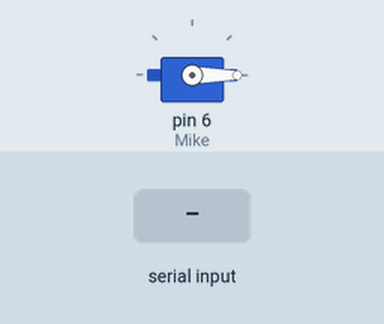
A sketch run on a simulated Arduino Uno, built with avr-gcc and run on an emulated ATmega328P. On the bench: servo. Inputs (shaded band) come from the test bench. What the sketch prints to the serial monitor is not drawn.

Above: at 1.3 s.
1.4 s: byte 30 received over Serial
At 2.5 s:
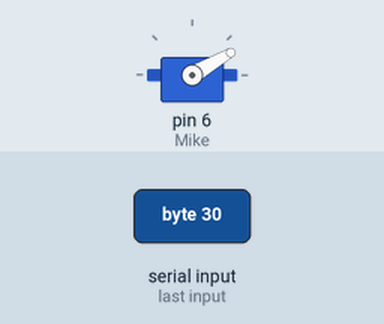
4.2 s: byte 90 received over Serial
At 6.4 s:
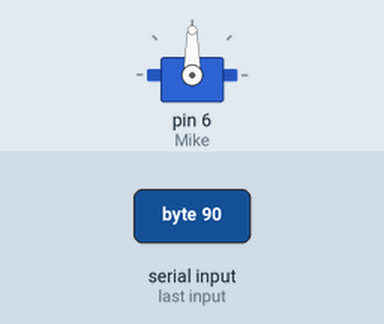
7.2 s: byte 120 received over Serial
At 8.9 s:
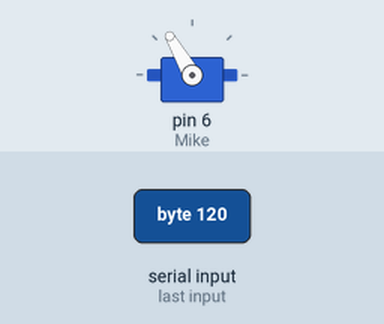
Timing chart, 0 to 10.7 s (numbered marks = the images above; inputs shaded):
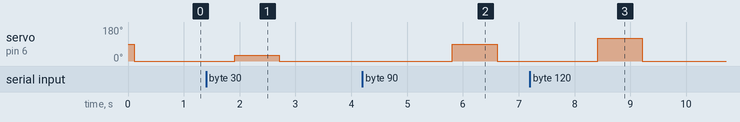

Measured:
- after the input at 1.4 s, servo on pin 6 (Mike): 0° → 30° after 0.51 s, → 0° 0.80 s later
- after the input at 4.2 s, servo on pin 6 (Mike): 0° → 90° after 1.6 s, → 0° 0.80 s later
- after the input at 7.2 s, servo on pin 6 (Mike): 0° → 120° after 1.2 s, → 0° 0.80 s later

The sketch:

Servo_Control.ino
```cpp
#include <Servo.h>
Servo Mike;
long userInput;

void setup() {
  Mike.attach(6);
  Serial.begin(9600);
  Serial.println("Enter number for control option");
  Serial.println("1. Bring servo to 0 degree position.");
  Serial.println("2. Turn servo to 90 degree position.");
  Serial.println("3. Turn servo to 180 degree position.");
  Serial.println("4. Run steps 1 to 3");
  Serial.println();

}

void loop() {
  Mike.write(90);
  //while (Serial.available()) {
  userInput = Serial.read();
  if (userInput <= '180')
  {
    Mike.write(0);
    delay(500);
    Mike.write(userInput);
    delay(800);
    Mike.write(0);
  }
}
//    Mike.write(0);
//    delay(2000);
//    Mike.write(90);
//    delay(2000);
//    Mike.write(180);
//    delay(2000);
```
